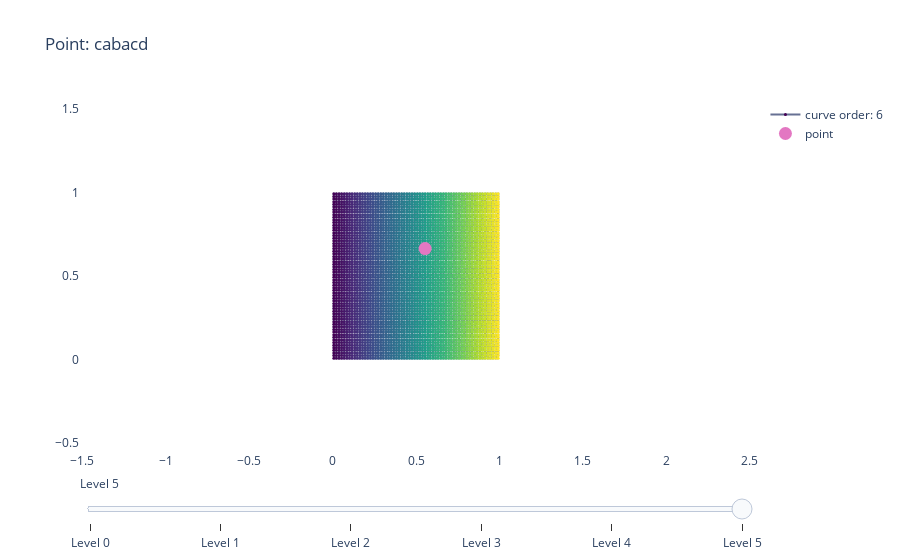

Notebook code cell kept with this figure:
### Code cell
sequence = 'cabacd'

# Create figure
fig = go.Figure()

# Add traces, one for each slider step
for step in np.arange(1, len(sequence)+1, 1):
    hc_gen = HilberCurveGenerator()
    hc_seq = hc_gen.generate_curve(plot_depth=step)
    
    coordinates = []
    for i, seq in enumerate(hc_seq):
        coordinates.append(hilbert_index(seq))

    x_vals = [(x*2+1)/(2**(step+1)) for [x,y] in coordinates]
    y_vals = [(y*2+1)/(2**(step+1)) for [x,y] in coordinates]

    fig.add_trace(
        go.Scatter(
            x = x_vals,
            y = y_vals,
            name='curve order: ' + str(step),
            mode='lines+markers',
            marker=dict(
                size=21-(step*3),
                color=x_vals,
                colorscale='Viridis'),
            line=dict(
                color='#677193',
                width=2),
            visible=False))

for step in np.arange(1, len(sequence)+1, 1):
    #point
    hc_point = hilbert_index(sequence[:step])
    x_point = hc_point[0]
    x_point = (x_point*2+1)/(2**(step+1))
    
    y_point = hc_point[1]
    y_point = (y_point*2+1)/(2**(step+1))
    
    fig.add_trace(go.Scatter(x = [x_point],
                         y = [y_point],
                         name='point',
                         mode='markers',
                         visible=False,
                         marker=dict(
                               size=25-(step*2),
                               color='#e377c2')))

# Create and add slider
steps = []

for i, st in enumerate(fig.data[::2]):
    step = dict(
        method="update",
        args=[{"visible": [False] * len(fig.data[::2])},
              {"title": "Point: " + sequence[:i+1]}],
        label='Level {}'.format(i))
    step["args"][0]["visible"][i] = True  # Toggle i'th trace to "visible"
    steps.append(step)
    
# Make last trace visible
fig.data[len(sequence)-1].visible = True
fig.data[len(fig.data)-1].visible = True

sliders = [dict(
    active=len(sequence)-1,
    currentvalue={"prefix": ""},
    steps=steps
)]

fig.layout.plot_bgcolor = 'white'

fig.update_layout(
    title="Point: " + sequence,
    sliders=sliders,
    yaxis = dict(
      scaleanchor = "x",
      scaleratio = 1,
    ),
    xaxis = dict(
        range=(0, 1),
    )
)

fig.show()

### Figure 1 — Plotly figure (JSON) as saved in the notebook; plotly's stock layout.template omitted (floating-point values rounded to 4 significant figures; data arrays with more than 128 entries replaced by an {"elided": "..."} marker saying what was removed)
{"data": [{"line": {"color": "#677193", "width": 2}, "marker": {"color": [0.25, 0.25, 0.75, 0.75], "colorscale": [[0, "#440154"], [0.1111, "#482878"], [0.2222, "#3e4989"], [0.3333, "#31688e"], [0.4444, "#26828e"], [0.5556, "#1f9e89"], [0.6667, "#35b779"], [0.7778, "#6ece58"], [0.8889, "#b5de2b"], [1, "#fde725"]], "size": 18}, "mode": "lines+markers", "name": "curve order: 1", "type": "scatter", "visible": false, "x": [0.25, 0.25, 0.75, 0.75], "y": [0.25, 0.75, 0.75, 0.25]}, {"line": {"color": "#677193", "width": 2}, "marker": {"color": [0.125, 0.375, 0.375, 0.125, 0.125, 0.125, 0.375, 0.375, 0.625, 0.625, 0.875, 0.875, 0.875, 0.625, 0.625, 0.875], "colorscale": [[0, "#440154"], [0.1111, "#482878"], [0.2222, "#3e4989"], [0.3333, "#31688e"], [0.4444, "#26828e"], [0.5556, "#1f9e89"], [0.6667, "#35b779"], [0.7778, "#6ece58"], [0.8889, "#b5de2b"], [1, "#fde725"]], "size": 15}, "mode": "lines+markers", "name": "curve order: 2", "type": "scatter", "visible": false, "x": [0.125, 0.375, 0.375, 0.125, 0.125, 0.125, 0.375, 0.375, 0.625, 0.625, 0.875, 0.875, 0.875, 0.625, 0.625, 0.875], "y": [0.125, 0.125, 0.375, 0.375, 0.625, 0.875, 0.875, 0.625, 0.625, 0.875, 0.875, 0.625, 0.375, 0.375, 0.125, 0.125]}, {"line": {"color": "#677193", "width": 2}, "marker": {"color": [0.0625, 0.0625, 0.1875, 0.1875, 0.3125, 0.4375, 0.4375, 0.3125, 0.3125, 0.4375, 0.4375, 0.3125, 0.1875, 0.1875, 0.0625, 0.0625, 0.0625, 0.1875, 0.1875, 0.0625, 0.0625, 0.0625, 0.1875, 0.1875, 0.3125, 0.3125, 0.4375, 0.4375, 0.4375, 0.3125, 0.3125, 0.4375, 0.5625, 0.6875, 0.6875, 0.5625, 0.5625, 0.5625, 0.6875, 0.6875, 0.8125, 0.8125, 0.9375, 0.9375, 0.9375, 0.8125, 0.8125, 0.9375, 0.9375, 0.9375, 0.8125, 0.8125, 0.6875, 0.5625, 0.5625, 0.6875, 0.6875, 0.5625, 0.5625, 0.6875, 0.8125, 0.8125, 0.9375, 0.9375], "colorscale": [[0, "#440154"], [0.1111, "#482878"], [0.2222, "#3e4989"], [0.3333, "#31688e"], [0.4444, "#26828e"], [0.5556, "#1f9e89"], [0.6667, "#35b779"], [0.7778, "#6ece58"], [0.8889, "#b5de2b"], [1, "#fde725"]], "size": 12}, "mode": "lines+markers", "name": "curve order: 3", "type": "scatter", "visible": false, "x": [0.0625, 0.0625, 0.1875, 0.1875, 0.3125, 0.4375, 0.4375, 0.3125, 0.3125, 0.4375, 0.4375, 0.3125, 0.1875, 0.1875, 0.0625, 0.0625, 0.0625, 0.1875, 0.1875, 0.0625, 0.0625, 0.0625, 0.1875, 0.1875, 0.3125, 0.3125, 0.4375, 0.4375, 0.4375, 0.3125, 0.3125, 0.4375, 0.5625, 0.6875, 0.6875, 0.5625, 0.5625, 0.5625, 0.6875, 0.6875, 0.8125, 0.8125, 0.9375, 0.9375, 0.9375, 0.8125, 0.8125, 0.9375, 0.9375, 0.9375, 0.8125, 0.8125, 0.6875, 0.5625, 0.5625, 0.6875, 0.6875, 0.5625, 0.5625, 0.6875, 0.8125, 0.8125, 0.9375, 0.9375], "y": [0.0625, 0.1875, 0.1875, 0.0625, 0.0625, 0.0625, 0.1875, 0.1875, 0.3125, 0.3125, 0.4375, 0.4375, 0.4375, 0.3125, 0.3125, 0.4375, 0.5625, 0.5625, 0.6875, 0.6875, 0.8125, 0.9375, 0.9375, 0.8125, 0.8125, 0.9375, 0.9375, 0.8125, 0.6875, 0.6875, 0.5625, 0.5625, 0.5625, 0.5625, 0.6875, 0.6875, 0.8125, 0.9375, 0.9375, 0.8125, 0.8125, 0.9375, 0.9375, 0.8125, 0.6875, 0.6875, 0.5625, 0.5625, 0.4375, 0.3125, 0.3125, 0.4375, 0.4375, 0.4375, 0.3125, 0.3125, 0.1875, 0.1875, 0.0625, 0.0625, 0.0625, 0.1875, 0.1875, 0.0625]}, {"line": {"color": "#677193", "width": 2}, "marker": {"color": {"elided": "256 float values"}, "colorscale": [[0, "#440154"], [0.1111, "#482878"], [0.2222, "#3e4989"], [0.3333, "#31688e"], [0.4444, "#26828e"], [0.5556, "#1f9e89"], [0.6667, "#35b779"], [0.7778, "#6ece58"], [0.8889, "#b5de2b"], [1, "#fde725"]], "size": 9}, "mode": "lines+markers", "name": "curve order: 4", "type": "scatter", "visible": false, "x": {"elided": "256 float values"}, "y": {"elided": "256 float values"}}, {"line": {"color": "#677193", "width": 2}, "marker": {"color": {"elided": "1024 float values"}, "colorscale": [[0, "#440154"], [0.1111, "#482878"], [0.2222, "#3e4989"], [0.3333, "#31688e"], [0.4444, "#26828e"], [0.5556, "#1f9e89"], [0.6667, "#35b779"], [0.7778, "#6ece58"], [0.8889, "#b5de2b"], [1, "#fde725"]], "size": 6}, "mode": "lines+markers", "name": "curve order: 5", "type": "scatter", "visible": false, "x": {"elided": "1024 float values"}, "y": {"elided": "1024 float values"}}, {"line": {"color": "#677193", "width": 2}, "marker": {"color": {"elided": "4096 float values"}, "colorscale": [[0, "#440154"], [0.1111, "#482878"], [0.2222, "#3e4989"], [0.3333, "#31688e"], [0.4444, "#26828e"], [0.5556, "#1f9e89"], [0.6667, "#35b779"], [0.7778, "#6ece58"], [0.8889, "#b5de2b"], [1, "#fde725"]], "size": 3}, "mode": "lines+markers", "name": "curve order: 6", "type": "scatter", "visible": true, "x": {"elided": "4096 float values"}, "y": {"elided": "4096 float values"}}, {"marker": {"color": "#e377c2", "size": 23}, "mode": "markers", "name": "point", "type": "scatter", "visible": false, "x": [0.75], "y": [0.75]}, {"marker": {"color": "#e377c2", "size": 21}, "mode": "markers", "name": "point", "type": "scatter", "visible": false, "x": [0.625], "y": [0.625]}, {"marker": {"color": "#e377c2", "size": 19}, "mode": "markers", "name": "point", "type": "scatter", "visible": false, "x": [0.5625], "y": [0.6875]}, {"marker": {"color": "#e377c2", "size": 17}, "mode": "markers", "name": "point", "type": "scatter", "visible": false, "x": [0.5312], "y": [0.6562]}, {"marker": {"color": "#e377c2", "size": 15}, "mode": "markers", "name": "point", "type": "scatter", "visible": false, "x": [0.5469], "y": [0.6719]}, {"marker": {"color": "#e377c2", "size": 13}, "mode": "markers", "name": "point", "type": "scatter", "visible": true, "x": [0.5547], "y": [0.6641]}], "layout": {"autosize": true, "plot_bgcolor": "white", "sliders": [{"active": 5, "currentvalue": {"prefix": ""}, "steps": [{"args": [{"visible": [true, false, false, false, false, false]}, {"title": "Point: c"}], "label": "Level 0", "method": "update"}, {"args": [{"visible": [false, true, false, false, false, false]}, {"title": "Point: ca"}], "label": "Level 1", "method": "update"}, {"args": [{"visible": [false, false, true, false, false, false]}, {"title": "Point: cab"}], "label": "Level 2", "method": "update"}, {"args": [{"visible": [false, false, false, true, false, false]}, {"title": "Point: caba"}], "label": "Level 3", "method": "update"}, {"args": [{"visible": [false, false, false, false, true, false]}, {"title": "Point: cabac"}], "label": "Level 4", "method": "update"}, {"args": [{"visible": [false, false, false, false, false, true]}, {"title": "Point: cabacd"}], "label": "Level 5", "method": "update"}]}], "title": {"text": "Point: cabacd"}, "xaxis": {"domain": [0, 1], "range": [-1.512, 2.512], "type": "linear"}, "yaxis": {"autorange": true, "domain": [0, 1], "range": [-0.2089, 1.209], "scaleanchor": "x", "scaleratio": 1, "type": "linear"}}}
